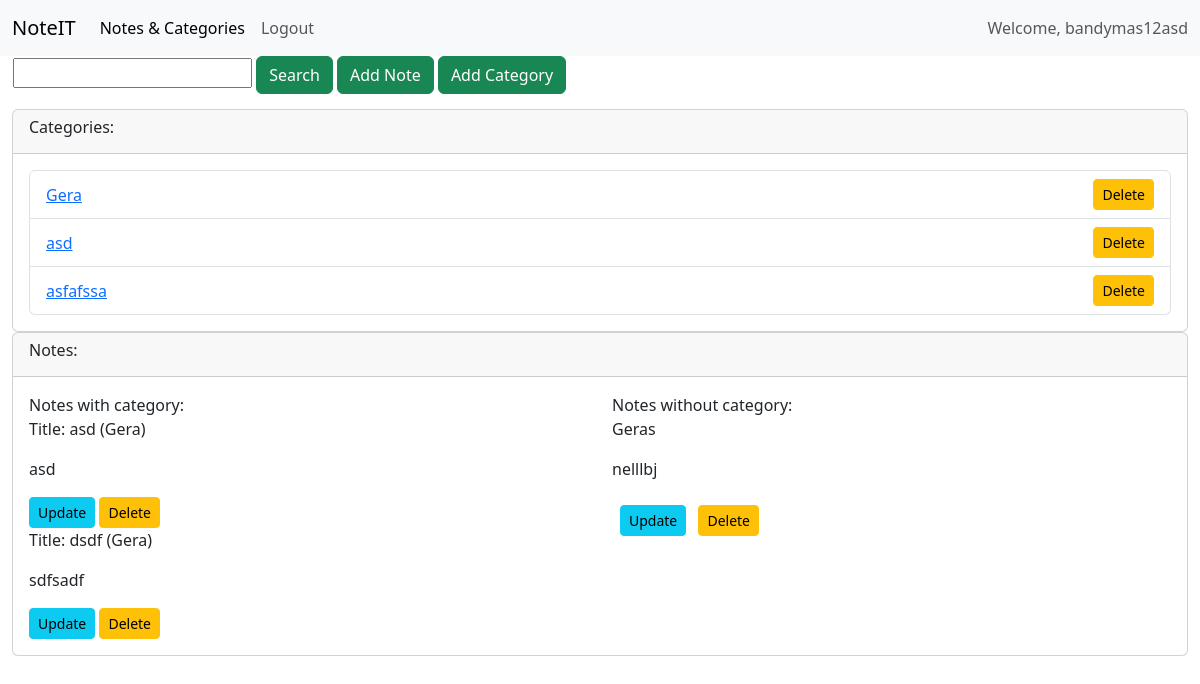
Page /show_categories_and_notes/ (signed in) on the committed database.
### application/models.py (models this page shows, shortened)
class Category(models.Model):
    name = models.CharField(max_length=255)
    user = models.ForeignKey(User, on_delete=models.CASCADE)

class Note(models.Model):
    title = models.CharField(max_length=255)
    content = models.TextField()
    created_at = models.DateTimeField(auto_now_add=True)
    updated_at = models.DateTimeField(auto_now=True)
    image = models.ImageField(upload_to ='uploads/', blank=True,null=True)
    user = models.ForeignKey(User, on_delete=models.CASCADE)
    category = models.ForeignKey(Category, on_delete=models.CASCADE, null=True, blank=True)

### application/views.py (the view)
# urls.py: path('show_categories_and_notes/', views.show_categories_and_notes, name='show_categories_and_notes'),
@login_required
def show_categories_and_notes(request, category_id=None):
    search_query = request.GET.get('search')
    categories = Category.objects.filter(user=request.user).all()
    notes = Note.objects.filter(user=request.user, category__isnull=False).all()
    if category_id:
        try:
            category = Category.objects.get(id=category_id)
            notes = notes.filter(category=category)
        except Category.DoesNotExist:
            pass
    if search_query:
        notes = notes.filter(Q(title__icontains=search_query) | Q(content__icontains=search_query))
    user_notes = Note.objects.filter(user=request.user, category=None)
    return render(request, 'categories_and_notes.html', {'notes': notes, 'category_id': category_id, 'categories': categories, 'user_notes': user_notes, 'search_query': search_query})

### application/templates/categories_and_notes.html (shortened to what this page needs)
{% extends 'base.html' %}
{% block content %}
<form action="{% url 'show_categories_and_notes' %}" method="get">
    <input type="text" name="search" id="search" style="margin-left: 13px">
    <input type="submit" value="Search" class="btn btn-success" >
    <a href="{% url 'add_note' %}" class="btn btn-success">Add Note</a>
    <a href="{% url 'add_category' %}" class="btn btn-success">Add Category</a>
</form>
<div class="container-fluid">
    <div class="row">
        <div class="col-sm-12">
            <div class="card">
                <div class="card-header">
                    <h6 class="card-title">Categories:</h6>
                </div>
                <div class="card-body">
                    <div class="list-group">
                        {% for category in categories %}
                        <div class="list-group-item d-flex justify-content-between align-items-center">
                            <a href="{% url 'show_categories_and_notes' category.id %}">{{ category.name }}</a>
                            <a href="{% url 'delete_category' category.id %}" class="btn btn-warning btn-sm" onclick="return confirm('Are you sure you want to delete this Category?');">Delete</a>
                        </div>
                        {% endfor %}
                    </div>
                </div>
            </div>
        </div>
        <div class="col-md-12">
            <div class="card">
                <div class="card-header">
                    <h6 class="card-title">Notes:</h6>
                </div>
                <div class="card-body">
                    <div class="card-text">
                        <div class="row">
                            <div class="col-md-6">
                                <h7>Notes with category:</h7>
                                {% for note in notes %}
                                <p>Title: {{ note.title }} ({{ note.category.name }})</p>
                                <p>{{ note.content }}</p>
                                <a href="{% url 'update_note' note.id %}" class="btn btn-info btn-sm">Update</a>
                                <a href="{% url 'delete_note' note.id %}" class="btn btn-warning btn-sm" onclick="return confirm('Are you sure you want to delete this note?');">Delete</a>
                                {% endfor %}
                            </div>
                            <div class="col-md-6">
                                {% if category_id is None %}
                                <h7>Notes without category:</h7>
                                {% for note in user_notes %}
                                <p>{{ note.title }}</p>
                                <p>{{ note.content }}</p>
                                <a href="{% url 'update_note' note.id %}" class="btn btn-info btn-sm m-2">Update</a>
                                <a href="{% url 'delete_note' note.id %}" class="btn btn-warning btn-sm" onclick="return confirm('Are you sure you want to delete this note?');">Delete</a>
                                {% endfor %}
                                {% endif %}
                            </div>
                        </div>
                    </div>
                </div>
            </div>
        </div>
    </div>
</div>
{% endblock %}

### application/templates/base.html (shortened to what this page needs)
<!doctype html>
<html lang="en">
<head>
    <link href="https://cdn.jsdelivr.net/npm/bootstrap@5.3.0-alpha1/dist/css/bootstrap.min.css"
          rel="stylesheet"
>
</head>
<body>
<nav class="navbar navbar-expand-lg bg-body-tertiary">
  <div class="container-fluid">
    <a class="navbar-brand">NoteIT</a>
    <div class="collapse navbar-collapse" id="navbarText">
      <ul class="navbar-nav me-auto mb-2 mb-lg-0">
        {% if user.is_authenticated %}
        <li class="nav-item">
          <a class="nav-link active" aria-current="page" href="{% url 'show_categories_and_notes' %}">Notes & Categories</a>
        </li>
        <li class="nav-item">
          <a class="nav-link" href="{% url 'logout_user' %}">Logout</a>
        </li>
      </ul>
      <span class="navbar-text">
        Welcome, {{ user.username }}
      </span>
    </div>
  </div>
  {% endif %}
</nav>
{% block content %}
{% endblock %}
</body>
</html>

### application/templates/categories_and_notes.html (style rules this page uses)
form { padding-bottom: 15px; }

### application/templates/base.html (style rules this page uses)
.navbar-nav > li:last-child { margin-right: 20px; }

### rows in the picture
Category: name "Gera"
Category: name "asd"
Category: name "asfafssa"
Note: title "asd", category.name "Gera", content "asd"
Note: title "dsdf", category.name "Gera", content "sdfsadf"
Note: title "Geras", content "nelllbj"

### other values in the picture
{{ user.username }} "bandymas12asd"
